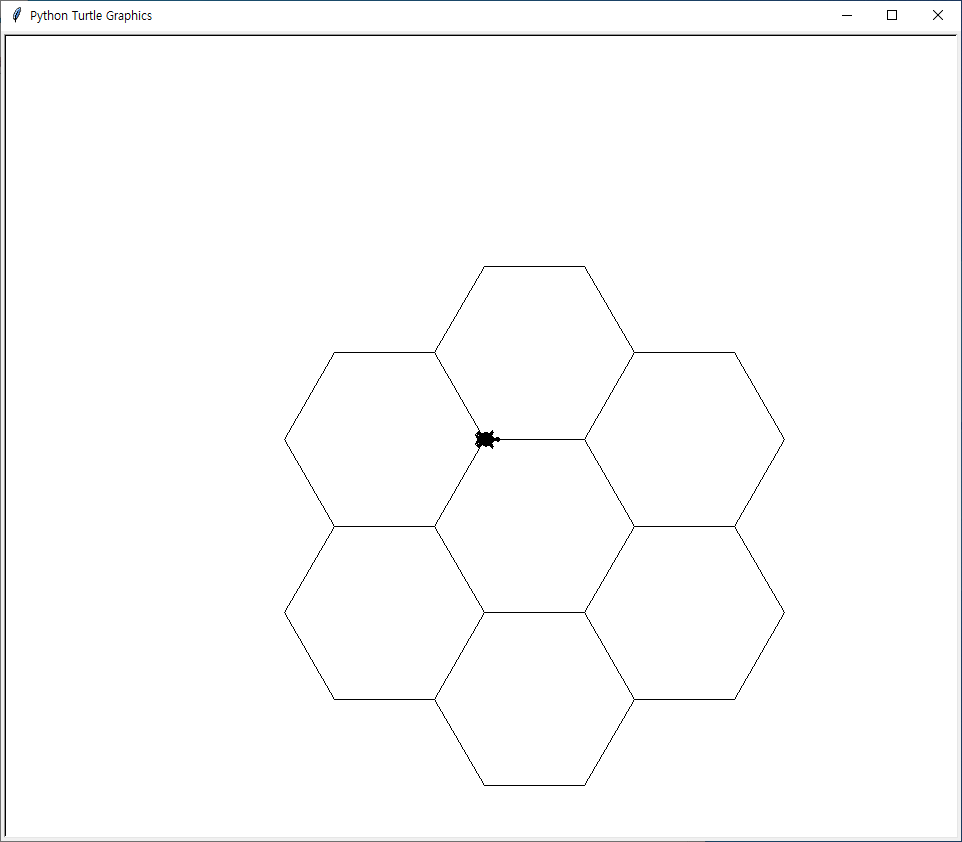

Write the Python code that produced this figure.
import turtle              # 터틀 불러오기
t = turtle.Turtle()        # t에 터틀 설정 
t.shape("turtle")          # 터틀 모양 거북이로 설정  
t.speed(0)                 # 터틀의 속도 설정

def hexagon():             # 육각형을 만든는 함수 생성
    for i in range(6):
        turtle.forward(100)
        turtle.left(360/6)

for i in range (6):        # 육각형을 만드는 함수 반복생성
    hexagon()
    turtle.forward(100)
    turtle.right(60)
